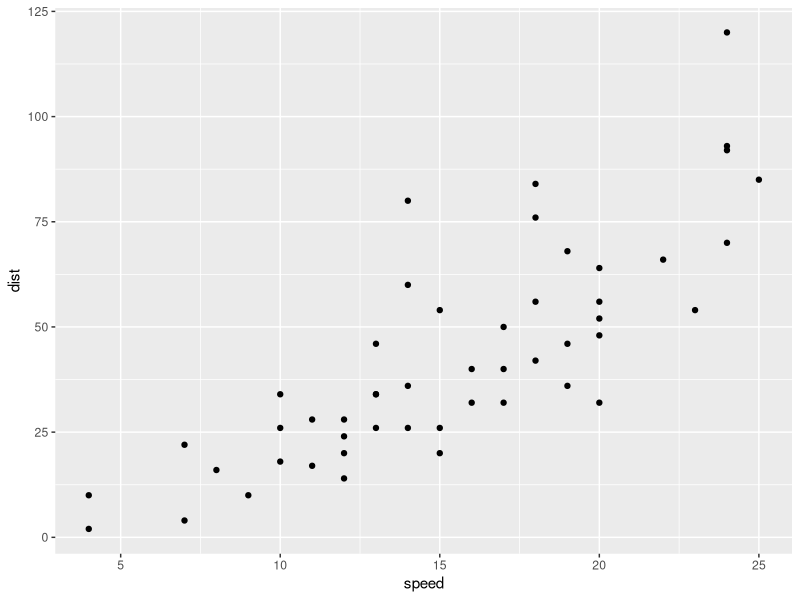
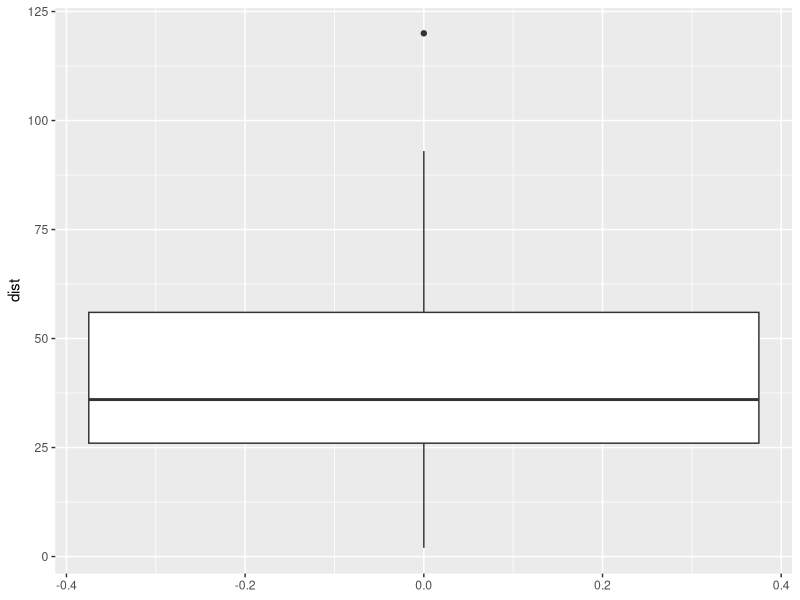
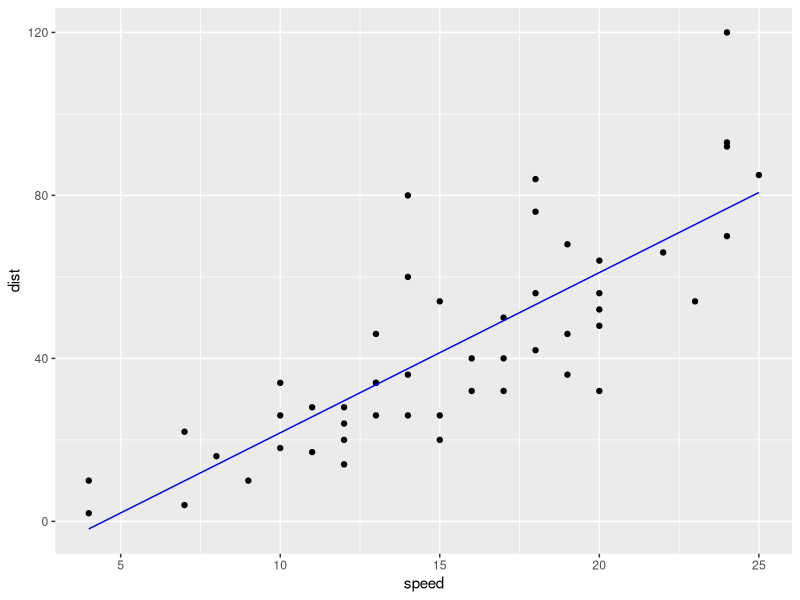
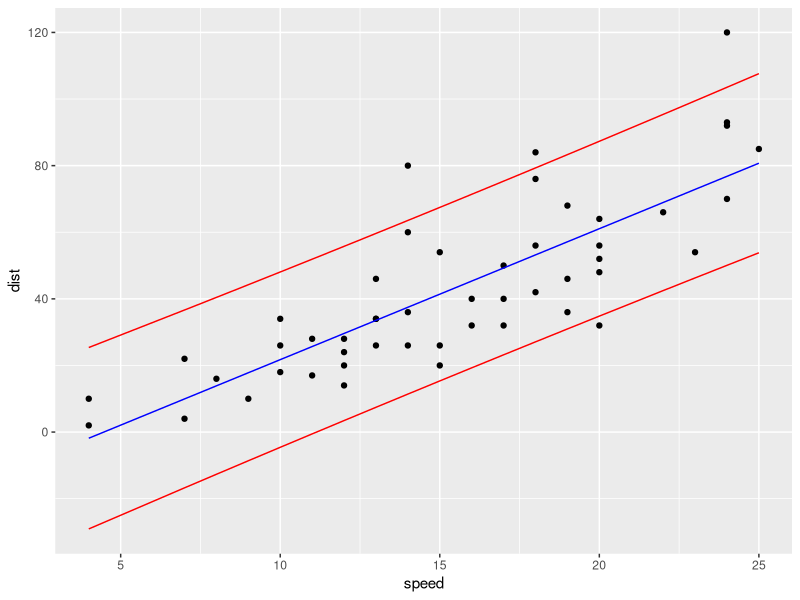
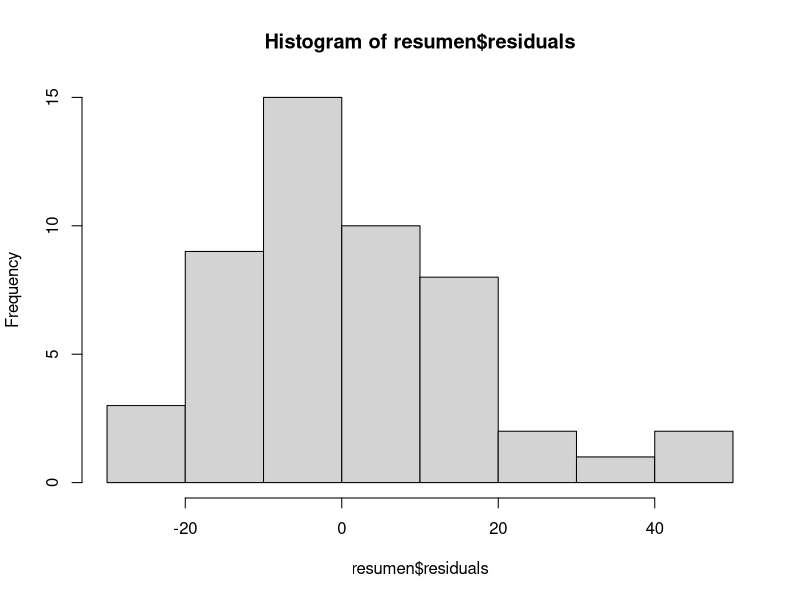

These figures' R source, in order:
## ---- chunk 1
library(tidyverse)

data(cars)
head(cars)
## ---- chunk 2
cars %>% ggplot(
    aes(
      x = speed,
      y = dist
    )
  ) +
  geom_point()

## ---- chunk 3
cars %>% ggplot(
  aes(x = dist)
  ) +
  geom_boxplot() +
  coord_flip()
## ---- chunk 4
cor(cars$speed, cars$dist) # coeficiente de correlacion
## ---- chunk 5
reg_lin <- lm(dist ~ speed, data = cars)
summary(reg_lin)
## ---- chunk 6
predict(reg_lin)
## ---- chunk 7
df_pred <- cbind(cars, fit = predict(reg_lin) )
## ---- chunk 8
df_pred %>% ggplot(
  aes(
    x = speed,
    y = dist
  )
) +
  geom_point() +
  geom_line( aes( y = fit), color = "blue")
## ---- chunk 9
pred_int <- predict(
  reg_lin,
  interval = "predict",
  level = 0.9
)

df_int <- cbind(cars, pred_int)
## ---- chunk 10
df_int %>% ggplot(
  aes(
    x = speed,
    y = dist
  )
) +
  geom_point() +
  geom_line( aes( y = fit), color = "blue") +
  geom_line( aes( y = lwr), color = "red" ) +
  geom_line( aes( y = upr), color = "red" ) 
## ---- chunk 11
resumen <- summary(reg_lin)

resumen$r.squared
## ---- chunk 12
hist(resumen$residuals)
## ---- chunk 13
resumen$coefficients
## ---- chunk 14
  summary(reg_lin)
